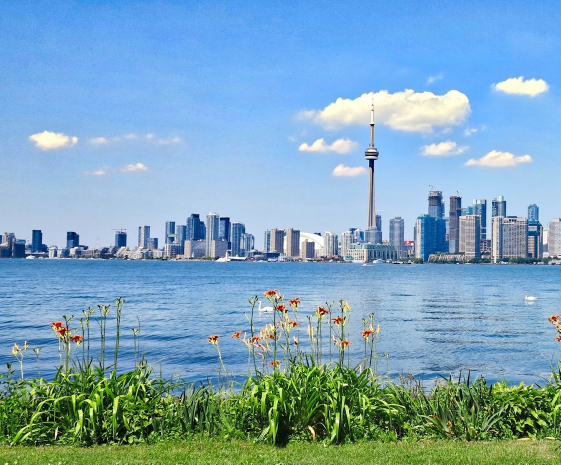
#> input picture panorama_stitching/data/1/1.jpg, 1121 x 929 px, found by its file name (shown at 1/2 size); its folder holds 3 pictures in this run
$ python main.py
#> lines starting #> are read from the running program, lines starting #| are printed output that depends on the picture
import os
import cv2

mainFolder = os.path.join(os.getcwd(), 'panorama_stitching', 'data')
myFolders = os.listdir(mainFolder)
print(myFolders)

for folder in myFolders:
    path = os.path.join(mainFolder, folder)
    images = []
    myList = os.listdir(path)
    print(f'Total no of images detected {len(myList)}')

    for imgN in myList:
        img_path = os.path.join(path, imgN)
        curImg = cv2.imread(img_path)
#> curImg is the input picture: shape (929, 1121, 3); mean B, G, R 186, 164.8, 124.8
        if folder == 2:
            curImg = cv2.resize(curImg, (0,0), None, 0.2, 0.2)
        images.append(curImg)

        # print(img_path)

    stitcher = cv2.Stitcher.create()
    (status, result) = stitcher.stitch(images)
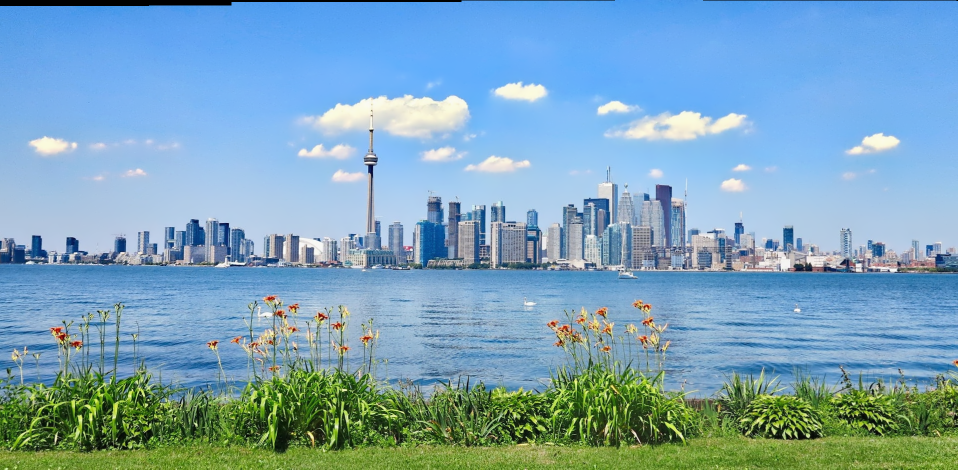
#> result: shape (939, 1915, 3) (shown at 1/2 size); mean of channels 0, 1, 2 185, 163.5, 122.6; drawn as B, G, R

    if status == cv2.STITCHER_OK:
        print('Panorama Generated')
        # img_path = os.path.join(path, result)
        # cv2.imshow(path, result)
        cv2.imshow(folder, result)
        cv2.waitKey(1)
    else:
        print('Panorama Generation Unsuccessful')

cv2.waitKey(0)
